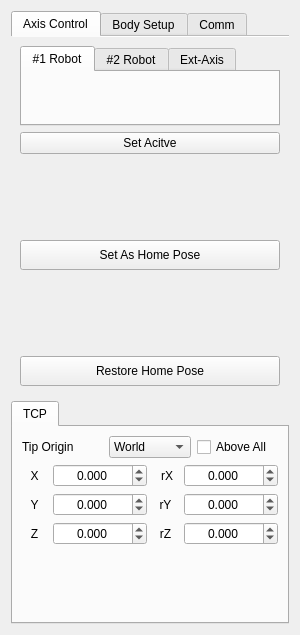
<?xml version="1.0" encoding="UTF-8"?>
<ui version="4.0">
 <class>TaskBoxMechanicGroupPanel</class>
 <widget class="QWidget" name="TaskBoxMechanicGroupPanel">
  <property name="geometry">
   <rect>
    <x>0</x>
    <y>0</y>
    <width>300</width>
    <height>635</height>
   </rect>
  </property>
  <property name="minimumSize">
   <size>
    <width>300</width>
    <height>0</height>
   </size>
  </property>
  <property name="maximumSize">
   <size>
    <width>16777215</width>
    <height>16777215</height>
   </size>
  </property>
  <property name="windowTitle">
   <string>Form</string>
  </property>
  <layout class="QVBoxLayout" name="verticalLayout">
   <item>
    <widget class="QTabWidget" name="tabWidget_2">
     <property name="currentIndex">
      <number>0</number>
     </property>
     <property name="documentMode">
      <bool>true</bool>
     </property>
     <widget class="QWidget" name="tab_3">
      <attribute name="title">
       <string>Axis Control</string>
      </attribute>
      <layout class="QVBoxLayout" name="verticalLayout_5">
       <item>
        <widget class="QTabWidget" name="tabWidget_ControlTarget">
         <property name="currentIndex">
          <number>0</number>
         </property>
         <widget class="QWidget" name="tab_Robot1AxisControl">
          <attribute name="title">
           <string>#1 Robot</string>
          </attribute>
         </widget>
         <widget class="QWidget" name="tab_Robot2AxisControl">
          <attribute name="title">
           <string>#2 Robot</string>
          </attribute>
         </widget>
         <widget class="QWidget" name="tab_ExtAxisControl">
          <attribute name="title">
           <string>Ext-Axis</string>
          </attribute>
         </widget>
        </widget>
       </item>
       <item>
        <widget class="QPushButton" name="pushButton_setAcitveRobot">
         <property name="text">
          <string>Set Acitve</string>
         </property>
        </widget>
       </item>
       <item>
        <spacer name="verticalSpacer">
         <property name="orientation">
          <enum>Qt::Vertical</enum>
         </property>
         <property name="sizeHint" stdset="0">
          <size>
           <width>20</width>
           <height>40</height>
          </size>
         </property>
        </spacer>
       </item>
       <item>
        <widget class="QPushButton" name="pushButton_setHomePose">
         <property name="minimumSize">
          <size>
           <width>0</width>
           <height>30</height>
          </size>
         </property>
         <property name="text">
          <string>Set As Home Pose</string>
         </property>
        </widget>
       </item>
       <item>
        <spacer name="verticalSpacer_4">
         <property name="orientation">
          <enum>Qt::Vertical</enum>
         </property>
         <property name="sizeHint" stdset="0">
          <size>
           <width>20</width>
           <height>40</height>
          </size>
         </property>
        </spacer>
       </item>
       <item>
        <widget class="QPushButton" name="pushButton_toHomePose">
         <property name="minimumSize">
          <size>
           <width>0</width>
           <height>30</height>
          </size>
         </property>
         <property name="text">
          <string>Restore Home Pose</string>
         </property>
        </widget>
       </item>
      </layout>
     </widget>
     <widget class="QWidget" name="tab_7">
      <attribute name="title">
       <string>Body Setup</string>
      </attribute>
      <layout class="QVBoxLayout" name="verticalLayout_10">
       <item>
        <widget class="QTabWidget" name="tabWidget_3">
         <property name="currentIndex">
          <number>0</number>
         </property>
         <property name="documentMode">
          <bool>true</bool>
         </property>
         <widget class="QWidget" name="tab_5">
          <attribute name="title">
           <string>Set Robot</string>
          </attribute>
          <layout class="QVBoxLayout" name="verticalLayout_9">
           <item>
            <layout class="QHBoxLayout" name="horizontalLayout_14" stretch="4,1">
             <item>
              <widget class="QComboBox" name="comboBox_robotList"/>
             </item>
             <item>
              <widget class="QPushButton" name="pushButton_bindRobot">
               <property name="text">
                <string>Bind</string>
               </property>
              </widget>
             </item>
            </layout>
           </item>
           <item>
            <layout class="QHBoxLayout" name="horizontalLayout" stretch="1,4,1">
             <item>
              <widget class="QLabel" name="label">
               <property name="text">
                <string>#1:</string>
               </property>
              </widget>
             </item>
             <item>
              <widget class="QLabel" name="label_LinkedRbtName_1">
               <property name="text">
                <string>--</string>
               </property>
               <property name="alignment">
                <set>Qt::AlignCenter</set>
               </property>
              </widget>
             </item>
             <item>
              <widget class="QPushButton" name="pushButton_RemoveRobot1">
               <property name="enabled">
                <bool>true</bool>
               </property>
               <property name="text">
                <string>Remove</string>
               </property>
              </widget>
             </item>
            </layout>
           </item>
           <item>
            <layout class="QHBoxLayout" name="horizontalLayout_4" stretch="1,4,1">
             <item>
              <widget class="QLabel" name="label_9">
               <property name="text">
                <string>#2:</string>
               </property>
              </widget>
             </item>
             <item>
              <widget class="QLabel" name="label_LinkedRbtName_2">
               <property name="text">
                <string>--</string>
               </property>
               <property name="alignment">
                <set>Qt::AlignCenter</set>
               </property>
              </widget>
             </item>
             <item>
              <widget class="QPushButton" name="pushButton_RemoveRobot2">
               <property name="enabled">
                <bool>true</bool>
               </property>
               <property name="text">
                <string>Remove</string>
               </property>
              </widget>
             </item>
            </layout>
           </item>
           <item>
            <spacer name="verticalSpacer_2">
             <property name="orientation">
              <enum>Qt::Vertical</enum>
             </property>
             <property name="sizeHint" stdset="0">
              <size>
               <width>20</width>
               <height>40</height>
              </size>
             </property>
            </spacer>
           </item>
          </layout>
         </widget>
         <widget class="QWidget" name="tab_6">
          <attribute name="title">
           <string>Set ExtAxis</string>
          </attribute>
          <layout class="QVBoxLayout" name="verticalLayout_8">
           <item>
            <layout class="QHBoxLayout" name="horizontalLayout_6" stretch="3,1">
             <item>
              <widget class="QComboBox" name="comboBox_extAxisList"/>
             </item>
             <item>
              <widget class="QPushButton" name="pushButton_BindExtAxis">
               <property name="text">
                <string>Bind</string>
               </property>
              </widget>
             </item>
            </layout>
           </item>
           <item>
            <widget class="QTableWidget" name="tableWidget_ExtAxisList">
             <column>
              <property name="text">
               <string>Name</string>
              </property>
             </column>
            </widget>
           </item>
           <item>
            <spacer name="verticalSpacer_5">
             <property name="orientation">
              <enum>Qt::Vertical</enum>
             </property>
             <property name="sizeHint" stdset="0">
              <size>
               <width>20</width>
               <height>40</height>
              </size>
             </property>
            </spacer>
           </item>
           <item>
            <widget class="QPushButton" name="pushButton_resetExtAxis">
             <property name="text">
              <string>Reset</string>
             </property>
            </widget>
           </item>
          </layout>
         </widget>
        </widget>
       </item>
      </layout>
     </widget>
     <widget class="QWidget" name="tab_2">
      <attribute name="title">
       <string>Comm</string>
      </attribute>
      <layout class="QVBoxLayout" name="verticalLayout_3">
       <item>
        <layout class="QVBoxLayout" name="verticalLayout_2">
         <item>
          <layout class="QHBoxLayout" name="horizontalLayout_3" stretch="0,5,0,1,1">
           <item>
            <widget class="QLabel" name="label_12">
             <property name="text">
              <string>Station IP</string>
             </property>
            </widget>
           </item>
           <item>
            <widget class="QLineEdit" name="lineEdit_stationIP">
             <property name="text">
              <string>192.168.0.2</string>
             </property>
             <property name="alignment">
              <set>Qt::AlignCenter</set>
             </property>
            </widget>
           </item>
           <item>
            <widget class="QLabel" name="label_11">
             <property name="text">
              <string>:</string>
             </property>
            </widget>
           </item>
           <item>
            <widget class="QLineEdit" name="lineEdit_stationPortNum">
             <property name="text">
              <string>8080</string>
             </property>
             <property name="alignment">
              <set>Qt::AlignCenter</set>
             </property>
            </widget>
           </item>
           <item>
            <widget class="QLabel" name="label_ConnectLight">
             <property name="text">
              <string/>
             </property>
            </widget>
           </item>
          </layout>
         </item>
         <item>
          <widget class="QCheckBox" name="checkBox_updatePoseFromStation">
           <property name="text">
            <string>Update Pose From Station</string>
           </property>
          </widget>
         </item>
         <item>
          <widget class="QPushButton" name="pushButton_connectToStation">
           <property name="text">
            <string>Connect To Station</string>
           </property>
          </widget>
         </item>
        </layout>
       </item>
       <item>
        <spacer name="verticalSpacer_6">
         <property name="orientation">
          <enum>Qt::Vertical</enum>
         </property>
         <property name="sizeHint" stdset="0">
          <size>
           <width>20</width>
           <height>40</height>
          </size>
         </property>
        </spacer>
       </item>
      </layout>
     </widget>
    </widget>
   </item>
   <item>
    <widget class="QTabWidget" name="tabWidget">
     <property name="maximumSize">
      <size>
       <width>16777215</width>
       <height>285</height>
      </size>
     </property>
     <property name="currentIndex">
      <number>0</number>
     </property>
     <widget class="QWidget" name="tab">
      <attribute name="title">
       <string>TCP</string>
      </attribute>
      <layout class="QVBoxLayout" name="verticalLayout_4">
       <item>
        <layout class="QHBoxLayout" name="horizontalLayout_2">
         <item>
          <widget class="QLabel" name="label_2">
           <property name="maximumSize">
            <size>
             <width>90</width>
             <height>16777215</height>
            </size>
           </property>
           <property name="text">
            <string>Tip Origin</string>
           </property>
          </widget>
         </item>
         <item>
          <widget class="QComboBox" name="comboBox_TeachCoord">
           <item>
            <property name="text">
             <string>World</string>
            </property>
           </item>
           <item>
            <property name="text">
             <string>Robot</string>
            </property>
           </item>
           <item>
            <property name="text">
             <string>Tool</string>
            </property>
           </item>
          </widget>
         </item>
         <item>
          <widget class="QCheckBox" name="checkBox_setDraggerPrior">
           <property name="text">
            <string>Above All</string>
           </property>
          </widget>
         </item>
        </layout>
       </item>
       <item>
        <layout class="QGridLayout" name="gridLayout_2">
         <item row="0" column="2">
          <widget class="QLabel" name="label_8">
           <property name="maximumSize">
            <size>
             <width>25</width>
             <height>16777215</height>
            </size>
           </property>
           <property name="text">
            <string> rX</string>
           </property>
           <property name="alignment">
            <set>Qt::AlignCenter</set>
           </property>
          </widget>
         </item>
         <item row="0" column="3">
          <widget class="QDoubleSpinBox" name="doubleSpinBox_rX">
           <property name="minimumSize">
            <size>
             <width>0</width>
             <height>0</height>
            </size>
           </property>
           <property name="maximumSize">
            <size>
             <width>16777215</width>
             <height>16777215</height>
            </size>
           </property>
           <property name="alignment">
            <set>Qt::AlignCenter</set>
           </property>
           <property name="decimals">
            <number>3</number>
           </property>
           <property name="minimum">
            <double>-1000.000000000000000</double>
           </property>
           <property name="maximum">
            <double>1000.000000000000000</double>
           </property>
          </widget>
         </item>
         <item row="1" column="1">
          <widget class="QDoubleSpinBox" name="doubleSpinBox_Y">
           <property name="maximumSize">
            <size>
             <width>16777215</width>
             <height>16777215</height>
            </size>
           </property>
           <property name="alignment">
            <set>Qt::AlignCenter</set>
           </property>
           <property name="decimals">
            <number>3</number>
           </property>
           <property name="minimum">
            <double>-5000.000000000000000</double>
           </property>
           <property name="maximum">
            <double>5000.000000000000000</double>
           </property>
          </widget>
         </item>
         <item row="0" column="1">
          <widget class="QDoubleSpinBox" name="doubleSpinBox_X">
           <property name="minimumSize">
            <size>
             <width>0</width>
             <height>0</height>
            </size>
           </property>
           <property name="maximumSize">
            <size>
             <width>16777215</width>
             <height>16777215</height>
            </size>
           </property>
           <property name="alignment">
            <set>Qt::AlignCenter</set>
           </property>
           <property name="decimals">
            <number>3</number>
           </property>
           <property name="minimum">
            <double>-5000.000000000000000</double>
           </property>
           <property name="maximum">
            <double>5000.000000000000000</double>
           </property>
          </widget>
         </item>
         <item row="0" column="0">
          <widget class="QLabel" name="label_3">
           <property name="maximumSize">
            <size>
             <width>25</width>
             <height>16777215</height>
            </size>
           </property>
           <property name="text">
            <string>X</string>
           </property>
           <property name="alignment">
            <set>Qt::AlignCenter</set>
           </property>
          </widget>
         </item>
         <item row="1" column="0">
          <widget class="QLabel" name="label_4">
           <property name="maximumSize">
            <size>
             <width>25</width>
             <height>16777215</height>
            </size>
           </property>
           <property name="text">
            <string>Y</string>
           </property>
           <property name="alignment">
            <set>Qt::AlignCenter</set>
           </property>
          </widget>
         </item>
         <item row="1" column="3">
          <widget class="QDoubleSpinBox" name="doubleSpinBox_rY">
           <property name="minimumSize">
            <size>
             <width>0</width>
             <height>0</height>
            </size>
           </property>
           <property name="maximumSize">
            <size>
             <width>16777215</width>
             <height>16777215</height>
            </size>
           </property>
           <property name="alignment">
            <set>Qt::AlignCenter</set>
           </property>
           <property name="decimals">
            <number>3</number>
           </property>
           <property name="minimum">
            <double>-1000.000000000000000</double>
           </property>
           <property name="maximum">
            <double>1000.000000000000000</double>
           </property>
          </widget>
         </item>
         <item row="2" column="0">
          <widget class="QLabel" name="label_5">
           <property name="maximumSize">
            <size>
             <width>25</width>
             <height>16777215</height>
            </size>
           </property>
           <property name="text">
            <string>Z</string>
           </property>
           <property name="alignment">
            <set>Qt::AlignCenter</set>
           </property>
          </widget>
         </item>
         <item row="2" column="1">
          <widget class="QDoubleSpinBox" name="doubleSpinBox_Z">
           <property name="minimumSize">
            <size>
             <width>0</width>
             <height>0</height>
            </size>
           </property>
           <property name="maximumSize">
            <size>
             <width>16777215</width>
             <height>16777215</height>
            </size>
           </property>
           <property name="alignment">
            <set>Qt::AlignCenter</set>
           </property>
           <property name="decimals">
            <number>3</number>
           </property>
           <property name="minimum">
            <double>-5000.000000000000000</double>
           </property>
           <property name="maximum">
            <double>5000.000000000000000</double>
           </property>
          </widget>
         </item>
         <item row="2" column="2">
          <widget class="QLabel" name="label_6">
           <property name="maximumSize">
            <size>
             <width>25</width>
             <height>16777215</height>
            </size>
           </property>
           <property name="text">
            <string>rZ</string>
           </property>
           <property name="alignment">
            <set>Qt::AlignCenter</set>
           </property>
          </widget>
         </item>
         <item row="2" column="3">
          <widget class="QDoubleSpinBox" name="doubleSpinBox_rZ">
           <property name="minimumSize">
            <size>
             <width>0</width>
             <height>0</height>
            </size>
           </property>
           <property name="maximumSize">
            <size>
             <width>16777215</width>
             <height>16777215</height>
            </size>
           </property>
           <property name="alignment">
            <set>Qt::AlignCenter</set>
           </property>
           <property name="decimals">
            <number>3</number>
           </property>
           <property name="minimum">
            <double>-1000.000000000000000</double>
           </property>
           <property name="maximum">
            <double>1000.000000000000000</double>
           </property>
          </widget>
         </item>
         <item row="1" column="2">
          <widget class="QLabel" name="label_7">
           <property name="maximumSize">
            <size>
             <width>25</width>
             <height>16777215</height>
            </size>
           </property>
           <property name="text">
            <string>rY</string>
           </property>
           <property name="alignment">
            <set>Qt::AlignCenter</set>
           </property>
          </widget>
         </item>
        </layout>
       </item>
       <item>
        <spacer name="verticalSpacer_3">
         <property name="orientation">
          <enum>Qt::Vertical</enum>
         </property>
         <property name="sizeHint" stdset="0">
          <size>
           <width>20</width>
           <height>40</height>
          </size>
         </property>
        </spacer>
       </item>
      </layout>
     </widget>
    </widget>
   </item>
  </layout>
 </widget>
 <resources/>
 <connections/>
</ui>
